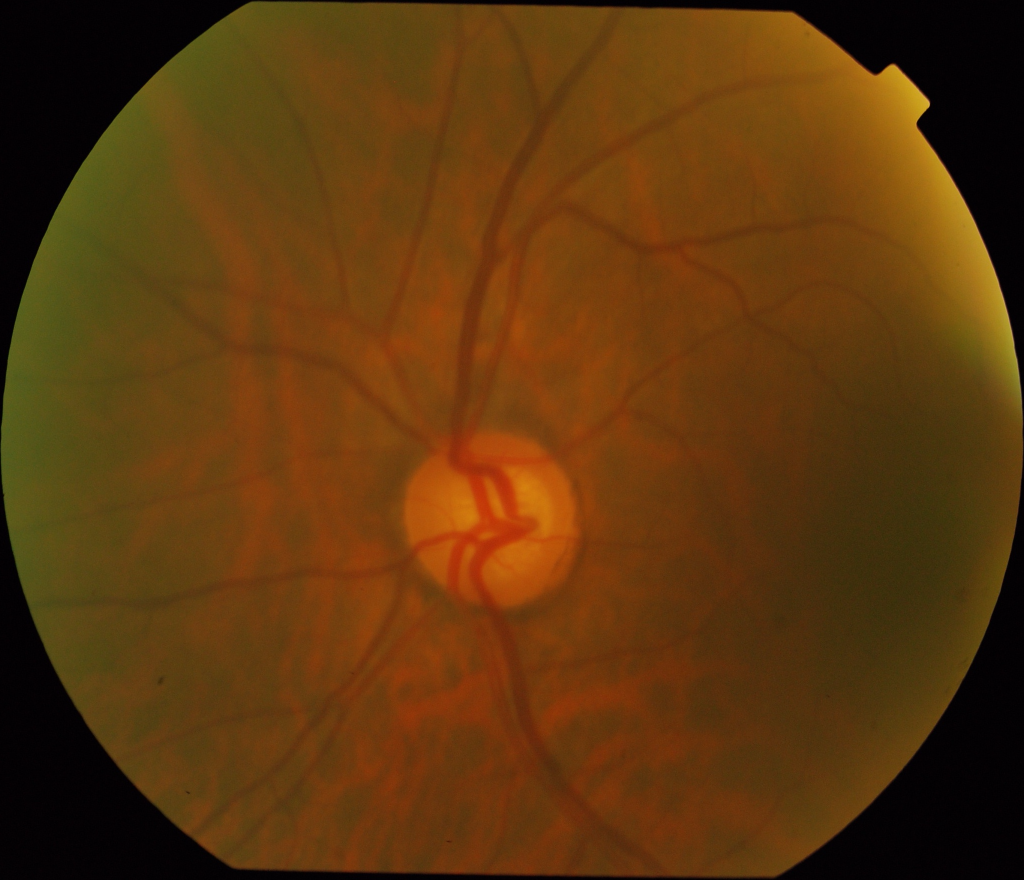
#> input picture Images/training/drishtiGS_037.png, 2048 x 1760 px (shown at 1/2 size)
$ jupyter execute hist_match.ipynb   (text cells are left out)
#> lines starting #> are read from the running program, lines starting #| are printed output that depends on the picture; after the words box and inside, x2 and y2 are one past the last pixel; in counts of white or black regions, pixels touching at a corner belong together; pictures that were not available may be replaced by others from this repository, and a replacement may not be noted
[cell 1]
import cv2
import numpy as np
from matplotlib import pyplot as plt
from skimage import exposure

[cell 2]
# Function for histogram matching
def histogram_matching(source, template):
    matched = exposure.match_histograms(source, template, channel_axis=None)
    return matched

[cell 3]
image1 = 'Images/training/drishtiGS_017.png'
image2 = 'Images/training/drishtiGS_032.png'
image3 = 'Images/training/drishtiGS_036.png'
image4 = 'Images/training/drishtiGS_037.png'
image5 ='Images/training/drishtiGS_040.png'
image6 = 'Images/training/drishtiGS_042.png'
image7 = 'Images/training/drishtiGS_049.png'
image8 = 'Images/training/drishtiGS_057.png'
image9 = 'Images/training/drishtiGS_060.png'
image10 = 'Images/training/drishtiGS_063.png'
image11 = 'Images/training/drishtiGS_064.png'
image12 = 'Images/training/drishtiGS_066.png'
image13 = 'Images/training/drishtiGS_068.png'
image14 = 'Images/training/drishtiGS_069.png'
image15 = 'Images/training/drishtiGS_080.png'
image16 = 'Images/training/drishtiGS_081.png'
image17 = 'Images/training/drishtiGS_084.png'
image18 = 'Images/training/drishtiGS_088.png'
image19 = 'Images/training/drishtiGS_094.png'
image20 = 'Images/training/drishtiGS_098.png'

[cell 4]
# Read reference image and input image
reference_image_path = 'Images/training/drishtiGS_037.png'
# Load the images
reference_image = cv2.imread(reference_image_path)
#> reference_image is the input picture: shape (1760, 2048, 3); mean B, G, R 13.3, 54.7, 92.9
# Convert images to grayscale
gray_reference = cv2.cvtColor(reference_image, cv2.COLOR_BGR2GRAY)

[cell 5]
fundus_image_path = 'Images/training/drishtiGS_094.png'
fundus_image = cv2.imread(fundus_image_path)
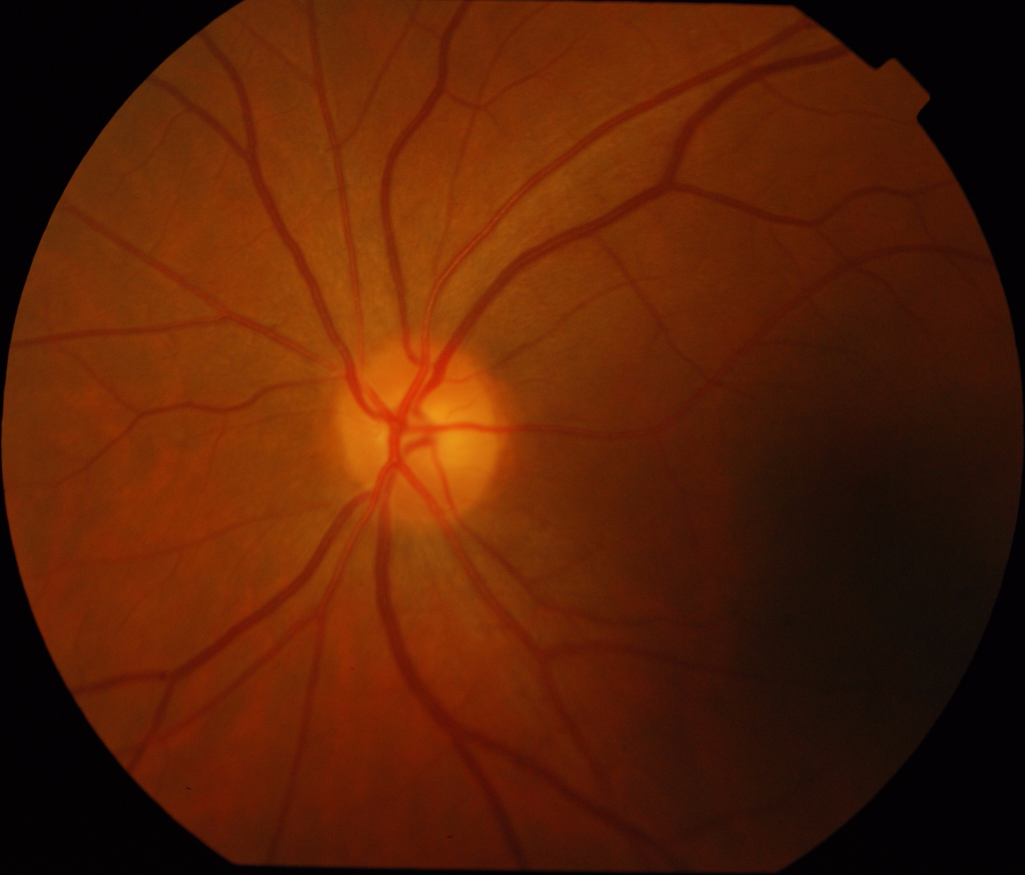
#> input picture Images/training/drishtiGS_017.png, 2049 x 1750 px, given in place of drishtiGS_094.png, which was not available (shown at 1/2 size)
#> fundus_image is the input picture: shape (1750, 2049, 3); mean B, G, R 5.7, 32.3, 88.1

gray_image = cv2.cvtColor(fundus_image, cv2.COLOR_BGR2GRAY)

[cell 6]
# Perform histogram matching
matched_image = histogram_matching(gray_image, gray_reference)

[cell 7]
# Get the dimensions of the image
height, width, _ = fundus_image.shape

# Crop the image along the y-axis from 700 to 1400
# Taking the entire width for x-axis
fundus_cropped = matched_image[550:1300, 0:width]
RGB_cropped = fundus_image[550:1300, 0:width]

[cell 8]
# Apply thresholding
_, binary_image = cv2.threshold(fundus_cropped, 100, 255, cv2.THRESH_BINARY)
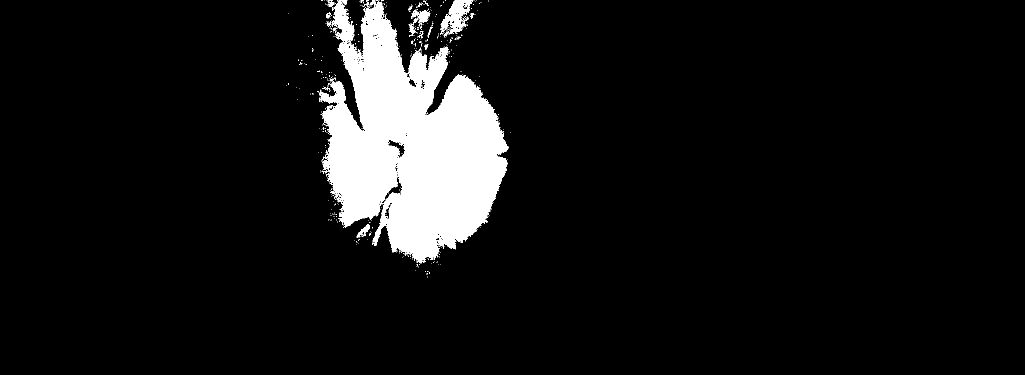
#> binary_image: shape (750, 2049) float64 (shown at 1/2 size); 7.8% white; 414 white regions (393 under 20 px), largest, box (x1, y1, x2, y2) and area: (637, 0, 1018, 527) 115317, (880, 0, 944, 69) 2069, (822, 19, 860, 46) 498

[cell 9]
# Perform morphological closing
kernel_open = np.ones((20, 20), np.uint8)
opened_image=cv2.morphologyEx(binary_image, cv2.MORPH_OPEN, kernel_open)
kernel_close = np.ones((100,100),np.uint8)
closed_image = cv2.morphologyEx(opened_image, cv2.MORPH_CLOSE, kernel_close)

[cell 10]
# Convert closed_image to grayscale if it's not already in grayscale
if len(closed_image.shape) > 2:
    closed_image_gray = cv2.cvtColor(closed_image, cv2.COLOR_BGR2GRAY)
else:
    closed_image_gray = closed_image

# Ensure the image is in the correct format (CV_8UC1)
closed_image_uint8 = np.uint8(closed_image_gray)

[cell 11]
# Find contours
contours, _ = cv2.findContours(closed_image_uint8, cv2.RETR_EXTERNAL, cv2.CHAIN_APPROX_SIMPLE)
#> contours = 1 contour; box (x1, y1, x2, y2) and area: (663, 0, 1014, 516) 108382

# Check if any contours were found
if not contours:
    raise ValueError("No contours found in the image")

# Get the largest contour
largest_contour = max(contours, key=cv2.contourArea)
#> largest_contour = contour of 291 points, box (x1, y1, x2, y2) (663, 0, 1014, 516), area 108382

[cell 12]
# Get the bounding rectangle of the largest contour
x, y, w, h = cv2.boundingRect(largest_contour)
#> x = 663; y = 0; w = 351; h = 516

# Ensure the crop area is within the image bounds
y1, y2 = max(0, y-30), min(fundus_cropped.shape[0], y+h+30)
#> y1 = 0; y2 = 546
x1, x2 = max(0, x-30), min(fundus_cropped.shape[1], x+w+30)
#> x1 = 633; x2 = 1044

# Crop the image to the bounding rectangle
optic_disc_cropped = fundus_cropped[y1:y2, x1:x2]
optic_disc_RGB = RGB_cropped[y1:y2, x1:x2]

[cell 13]
# Draw the contours on the original image
contour_image = fundus_cropped.copy()
cv2.drawContours(contour_image, [largest_contour], -1, (0, 255, 0), 2)

[cell 14]
# Find contours
contours, _ = cv2.findContours(closed_image_uint8, cv2.RETR_EXTERNAL, cv2.CHAIN_APPROX_SIMPLE)

# Check if any contours were found
if not contours:
    raise ValueError("No contours found in the image")

# Get the largest contour
largest_contour = max(contours, key=cv2.contourArea)

# Fit ellipse ke kontur terbesar
if len(largest_contour) >= 5:  # Minimum number of points required to fit ellipse
    ellipse = cv2.fitEllipse(largest_contour)
#> ellipse = ((830.3, 293.4), (336.8, 435.2), 160.5)

    # Get the parameters of the ellipse
    (center, axes, angle) = ellipse
#> center = (830.3, 293.4); axes = (336.8, 435.2); angle = 160.5
    center_x, center_y = center
#> center_x = 830.3; center_y = 293.4
    width, height = axes
#> width = 336.8; height = 435.2

    # Calculate bounding box of the ellipse
    x1 = int(center_x - width // 2)-100
#> x1 = 562
    x2 = int(center_x + width // 2)+100
#> x2 = 1098
    y1 = int(center_y - height // 2)-100
#> y1 = -24
    y2 = int(center_y + height // 2)+100
#> y2 = 610

    # Ensure the crop area is within the image bounds
    y1, y2 = max(0, y1), min(fundus_cropped.shape[0], y2)
#> y1 = 0
    x1, x2 = max(0, x1), min(fundus_cropped.shape[1], x2)

    # Crop the image to the bounding box of the ellipse
    optic_disc_cropped = fundus_cropped[y1:y2, x1:x2]
#> optic_disc_cropped: shape (610, 536) float64
    optic_disc_RGB = RGB_cropped[y1:y2, x1:x2]
#> optic_disc_RGB: shape (610, 536, 3)

    # Convert RGB_cropped to RGB format
    color_image = cv2.cvtColor(RGB_cropped, cv2.COLOR_BGR2RGB)

    # Draw ellipse on the color image
    cv2.ellipse(color_image, ellipse, (0, 0, 255), 2)

    # Display the results
    plt.figure(figsize=(10, 10))
    plt.subplot(1, 2, 1)
    plt.title('Binary Image')
    plt.imshow(binary_image, cmap='gray')

    plt.subplot(1, 2, 2)
    plt.title('Ellips Fitting Result')
    plt.imshow(color_image)
    plt.show()

    # Display the cropped optic disc region
    plt.figure(figsize=(5, 5))
    plt.title('Cropped Optic Disc')
    plt.imshow(cv2.cvtColor(optic_disc_RGB, cv2.COLOR_BGR2RGB))
    plt.show()
else:
    print("Kontur tidak cukup poin untuk fitting ellips.")

[cell 15]
# Pisahkan gambar menjadi tiga komponen warna
B, G, R = cv2.split(optic_disc_RGB)
# Fungsi untuk menampilkan gambar menggunakan matplotlib
def show_image(title, img):
    plt.imshow(img, cmap='gray')
    plt.title(title)
    plt.axis('off')

# Konversi B, G, R dari format OpenCV (BGR) ke format yang bisa ditampilkan matplotlib (RGB)
# Untuk itu, kita perlu mengatur R, G, B ke channel-nya masing-masing di gambar RGB.
zeros = np.zeros_like(B)  # array dengan nilai nol untuk channel lain
R_img = cv2.merge([zeros, zeros, R])  # Hanya komponen merah
G_img = cv2.merge([zeros, G, zeros])  # Hanya komponen hijau
B_img = cv2.merge([B, zeros, zeros])  # Hanya komponen biru

# Calculate the histogram for each channel (B, G, R)
hist_b = cv2.calcHist([optic_disc_RGB], [0], None, [256], [0, 256])
#> hist_b = 256 values, max 41664 at index 8, min 0 at index 32, mean 1277.2
hist_g = cv2.calcHist([optic_disc_RGB], [1], None, [256], [0, 256])
#> hist_g = 256 values, max 9682 at index 60, min 0 at index 0, mean 1277.2
hist_r = cv2.calcHist([optic_disc_RGB], [2], None, [256], [0, 256])
#> hist_r = 256 values, max 6898 at index 144, min 0 at index 0, mean 1277.2

# Menampilkan gambar komponen warna
plt.figure(figsize=(15, 5))

plt.subplot(1, 3, 1)
show_image('Red Component', cv2.cvtColor(R_img, cv2.COLOR_BGR2RGB))

plt.subplot(1, 3, 2)
show_image('Green Component', cv2.cvtColor(G_img, cv2.COLOR_BGR2RGB))

plt.subplot(1, 3, 3)
show_image('Blue Component', cv2.cvtColor(B_img, cv2.COLOR_BGR2RGB))

plt.tight_layout()
plt.show()

[cell 16]
# Hitung nilai minimum dan maksimum dari setiap saluran warna
min_r, max_r = np.min(R), np.max(R)
#> min_r = 101; max_r = 236

# Lakukan kontras stretching pada saluran merah
r_stretched = ((R - min_r) / (max_r - min_r)) * 255
r_stretched = np.uint8(r_stretched)

# Gabungkan kembali saluran warna merah yang telah dimodifikasi dengan saluran hijau dan biru yang kosong
stretched_img = cv2.merge((zeros, zeros, r_stretched))
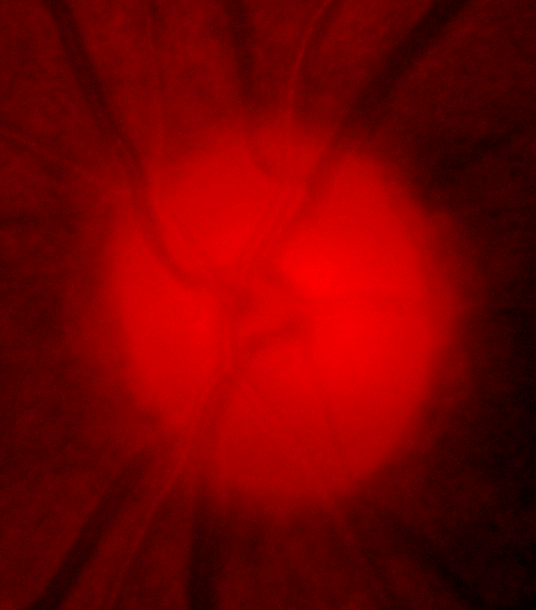
#> stretched_img: shape (610, 536, 3); mean of channels 0, 1, 2 0, 0, 116.7; drawn as B, G, R

# Stretched hist
hist_stretch = cv2.calcHist([r_stretched], [0], None, [256], [0, 256])
#> hist_stretch = 256 values, max 6898 at index 81, min 0 at index 2, mean 1277.2

# Tampilkan gambar hasil kontras stretching
plt.figure(figsize=(12, 6))
plt.subplot(1, 2, 1)
plt.title('Stretched Image')
plt.imshow(cv2.cvtColor(stretched_img, cv2.COLOR_BGR2RGB))
plt.axis('off')

plt.subplot(1, 2, 2)
plt.title('Original Red Component Histogram')
plt.plot(hist_stretch, color='red')
plt.xlabel('Pixel Value')
plt.ylabel('Frequency')
plt.show()

[cell 17]
# Pisahkan citra menjadi tiga kanal: B, G, R
b, g, r = cv2.split(stretched_img)

# Buat mask berdasarkan kondisi threshold pada kanal merah
mask = r < 150

# Set nilai pada mask menjadi 0 pada kanal merah
r[mask] = 0

# Gabungkan kembali kanal B, G, R menjadi citra RGB
pass_if_img = cv2.merge([b, g, r])
pass_if_img_r = cv2.calcHist([pass_if_img], [2], None, [256], [0, 256])
#> pass_if_img_r = 256 values, max 230087 at index 0, min 0 at index 1, mean 1277.2

# Tampilkan gambar hasil kontras stretching
plt.figure(figsize=(12, 6))
plt.subplot(1, 2, 1)
plt.title('Stretched Image')
plt.imshow(cv2.cvtColor(pass_if_img, cv2.COLOR_BGR2RGB))
plt.axis('off')

plt.subplot(1, 2, 2)
plt.title('Original Red Component Histogram')
plt.plot(pass_if_img_r, color='red')
plt.xlabel('Pixel Value')
plt.ylabel('Frequency')
plt.show()

[cell 18]
# Perform morphological closing
kernel_close = np.ones((30,30),np.uint8)
closed_image = cv2.morphologyEx(pass_if_img, cv2.MORPH_CLOSE, kernel_close)
#> closed_image: shape (610, 536, 3)

# Tampilkan citra dengan ellips menggunakan Matplotlib
plt.imshow(cv2.cvtColor(closed_image, cv2.COLOR_BGR2RGB))
plt.axis('off')  # Sembunyikan sumbu
plt.show()

[cell 19]
# Konversi citra ke grayscale
gray = cv2.cvtColor(closed_image, cv2.COLOR_BGR2GRAY)

# Terapkan threshold untuk binarisasi citra
_, binary = cv2.threshold(gray, 127, 255, cv2.THRESH_BINARY)

# Temukan kontur dalam citra binarized
contours, _ = cv2.findContours(binary, cv2.RETR_TREE, cv2.CHAIN_APPROX_SIMPLE)
#> contours = []

# Gambar ellips pada citra asli
image_with_ellips = closed_image.copy()
for contour in contours:
    if len(contour) >= 5:
        ellipse = cv2.fitEllipse(contour)
        cv2.ellipse(image_with_ellips, ellipse, (0, 255, 0), 2)
#> this loop made 0 passes

# Konversi citra OpenCV menjadi citra yang dapat ditampilkan oleh Matplotlib
image_with_ellips_rgb = cv2.cvtColor(image_with_ellips, cv2.COLOR_BGR2RGB)

# Tampilkan citra dengan ellips menggunakan Matplotlib
plt.imshow(image_with_ellips_rgb)
plt.axis('off')  # Sembunyikan sumbu
plt.show()

[cell 20]
# Convert stretched_img to grayscale
gray_img = cv2.cvtColor(stretched_img, cv2.COLOR_BGR2GRAY)
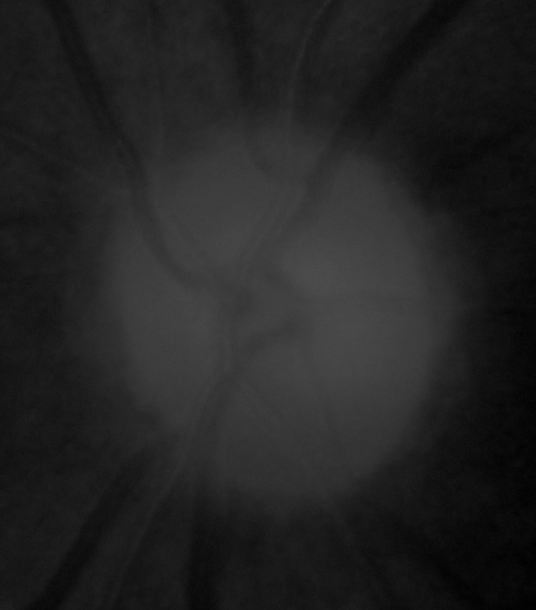
#> gray_img: shape (610, 536); min 0, max 76, mean 34.9

# Find contours
contours, _ = cv2.findContours(gray_img, cv2.RETR_EXTERNAL, cv2.CHAIN_APPROX_SIMPLE)
#> contours = [[[0, 0], [0, 609], [535, 609], [535, 0]]]

# Check if any contours were found
if not contours:
    raise ValueError("No contours found in the image")

# Get the largest contour
largest_contour = max(contours, key=cv2.contourArea)
#> largest_contour = [[0, 0], [0, 609], [535, 609], [535, 0]]

# Fit ellipse ke kontur terbesar
if len(largest_contour) >= 5:  # Minimum number of points required to fit ellipse
    ellipse = cv2.fitEllipse(largest_contour)

    # Get the parameters of the ellipse
    (center, axes, angle) = ellipse
    center_x, center_y = center
    width, height = axes

    # Calculate bounding box of the ellipse
    x1 = int(center_x - width // 2)-100
    x2 = int(center_x + width // 2)+100
    y1 = int(center_y - height // 2)-100
    y2 = int(center_y + height // 2)+100

    # Ensure the crop area is within the image bounds
    y1, y2 = max(0, y1), min(stretched_img.shape[0], y2)
    x1, x2 = max(0, x1), min(stretched_img.shape[1], x2)

    # Crop the image to the bounding box of the ellipse
    stretched_cropped = gray_img[y1:y2, x1:x2]
    stretched_RGB = stretched_img[y1:y2, x1:x2]

    # Convert RGB_cropped to RGB format
    color_stretched = cv2.cvtColor(stretched_RGB, cv2.COLOR_BGR2RGB)

    # Draw ellipse on the color image
    cv2.ellipse(color_stretched, ellipse, (0, 0, 255), 2)

    # Display the results
    plt.title('Ellips Fitting Result')
    plt.imshow(color_stretched)
    plt.show()

    # Display the cropped optic disc region
    plt.figure(figsize=(5, 5))
    plt.title('Cropped Optic Disc')
    plt.imshow(cv2.cvtColor(stretched_RGB, cv2.COLOR_BGR2RGB))
    plt.show()
else:
    print("Kontur tidak cukup poin untuk fitting ellips.")

[cell 21]
# Terapkan CLAHE pada komponen merah (R)
clahe = cv2.createCLAHE(clipLimit=3.5, tileGridSize=(8, 8))
R_clahe = clahe.apply(R)
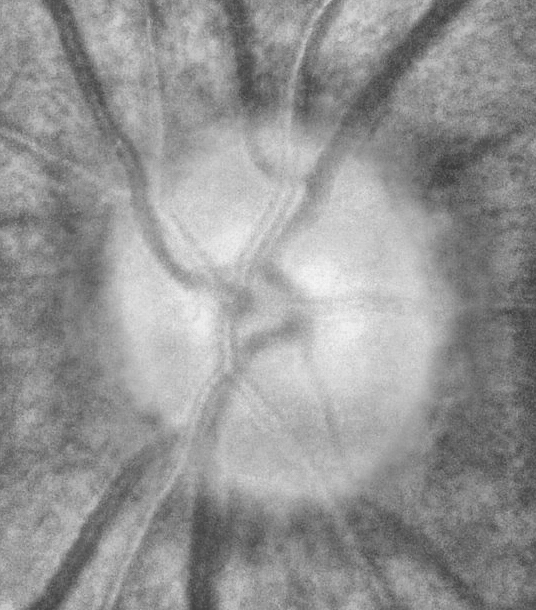
#> R_clahe: shape (610, 536); min 57, max 244, mean 149.9

# Hitung histogram untuk komponen merah asli dan setelah CLAHE
hist_r = cv2.calcHist([R], [0], None, [256], [0, 256])
hist_clahe = cv2.calcHist([R_clahe], [0], None, [256], [0, 256])
#> hist_clahe = 256 values, max 3726 at index 140, min 0 at index 0, mean 1277.2

# Konversi R_img ke RGB untuk ditampilkan dengan matplotlib
R_img = cv2.merge([np.zeros_like(R), np.zeros_like(R), R])
R_clahe_img = cv2.merge([np.zeros_like(R_clahe), np.zeros_like(R_clahe), R_clahe])

# Display the results
plt.figure(figsize=(12, 6))

plt.subplot(2, 2, 1)
plt.title('Red Component (Original)')
plt.imshow(cv2.cvtColor(R_img, cv2.COLOR_BGR2RGB))
plt.axis('off')

plt.subplot(2, 2, 2)
plt.title('Original Red Component Histogram')
plt.plot(hist_r, color='red')
plt.xlabel('Pixel Value')
plt.ylabel('Frequency')

plt.subplot(2, 2, 3)
plt.title('Red Component after CLAHE')
plt.imshow(cv2.cvtColor(R_clahe_img, cv2.COLOR_BGR2RGB))
plt.axis('off')

plt.subplot(2, 2, 4)
plt.title('CLAHE Red Component Histogram')
plt.plot(hist_clahe, color='red')
plt.xlabel('Pixel Value')
plt.ylabel('Frequency')

plt.tight_layout()
plt.show()

[cell 22]
#Pada tahapan menentukan ukuran OD dan OC, akan menggunakan daerah ROI yang disimpan dalam color_image
roi_gray = cv2.cvtColor(optic_disc_RGB, cv2.COLOR_BGR2GRAY)

# Calculate the histogram for normalized grayscale image
hist_roi = cv2.calcHist([roi_gray], [0], None, [256], [0, 256])
#> hist_roi = 256 values, max 9138 at index 79, min 0 at index 0, mean 1277.2

# Buat objek CLAHE dengan parameter yang sesuai
clahe = cv2.createCLAHE(clipLimit=1.0, tileGridSize=(8, 8))

# Terapkan CLAHE pada citra grayscale
clahe_output = clahe.apply(roi_gray)

# CLAHE Histogram
hist_clahe = cv2.calcHist([clahe_output], [0], None, [256], [0, 256])
#> hist_clahe = 256 values, max 6505 at index 96, min 0 at index 0, mean 1277.2

# Calculate the histogram for each channel (B, G, R)
hist_b = cv2.calcHist([optic_disc_RGB], [0], None, [256], [0, 256])
hist_g = cv2.calcHist([optic_disc_RGB], [1], None, [256], [0, 256])
hist_r = cv2.calcHist([optic_disc_RGB], [2], None, [256], [0, 256])

# Display the results
plt.figure(figsize=(10, 10))
plt.subplot(3, 2, 1)
plt.title('GRAY ROI')
plt.imshow(roi_gray, cmap='gray')

# Plot normalized grayscale histogram
plt.subplot(3, 2, 2)
plt.plot(hist_roi, color='black')
plt.title('GRAY ROI Histogram')
plt.xlabel('Pixel Value')
plt.ylabel('Frequency')

plt.figure(figsize=(10, 10))
plt.subplot(3, 2, 3)
plt.title('RGB ROI')
plt.imshow(cv2.cvtColor(optic_disc_RGB, cv2.COLOR_BGR2RGB))

# Plot RGB histograms
plt.subplot(3, 2, 4)
plt.plot(hist_b, color='blue', label='Blue Channel')
plt.plot(hist_g, color='green', label='Green Channel')
plt.plot(hist_r, color='red', label='Red Channel')
plt.title('RGB ROI Histogram')
plt.xlabel('Pixel Value')
plt.ylabel('Frequency')
plt.legend()

plt.subplot(3, 2, 5)
plt.title('CLAHE ROI')
plt.imshow(clahe_output, cmap='gray')

plt.subplot(3, 2, 6)
plt.plot(hist_clahe, color='black')
plt.title('CLAHE Histogram')
plt.xlabel('Pixel Value')
plt.ylabel('Frequency')
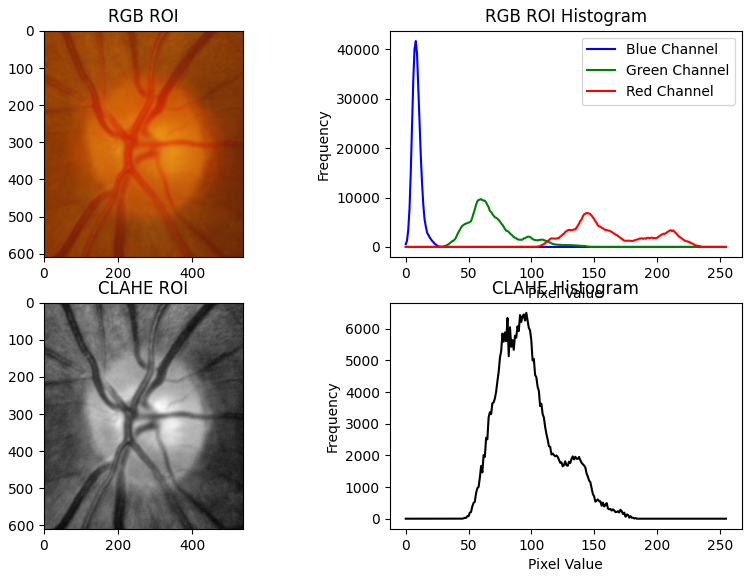
#> figure drawn by matplotlib, 4 panels; panel 2: curve peaks at x = 8, y = 41664; panel 2: curve peaks at x = 60, y = 9682; panel 2: curve peaks at x = 144, y = 6898; panel 4: curve peaks at x = 96, y = 6505
